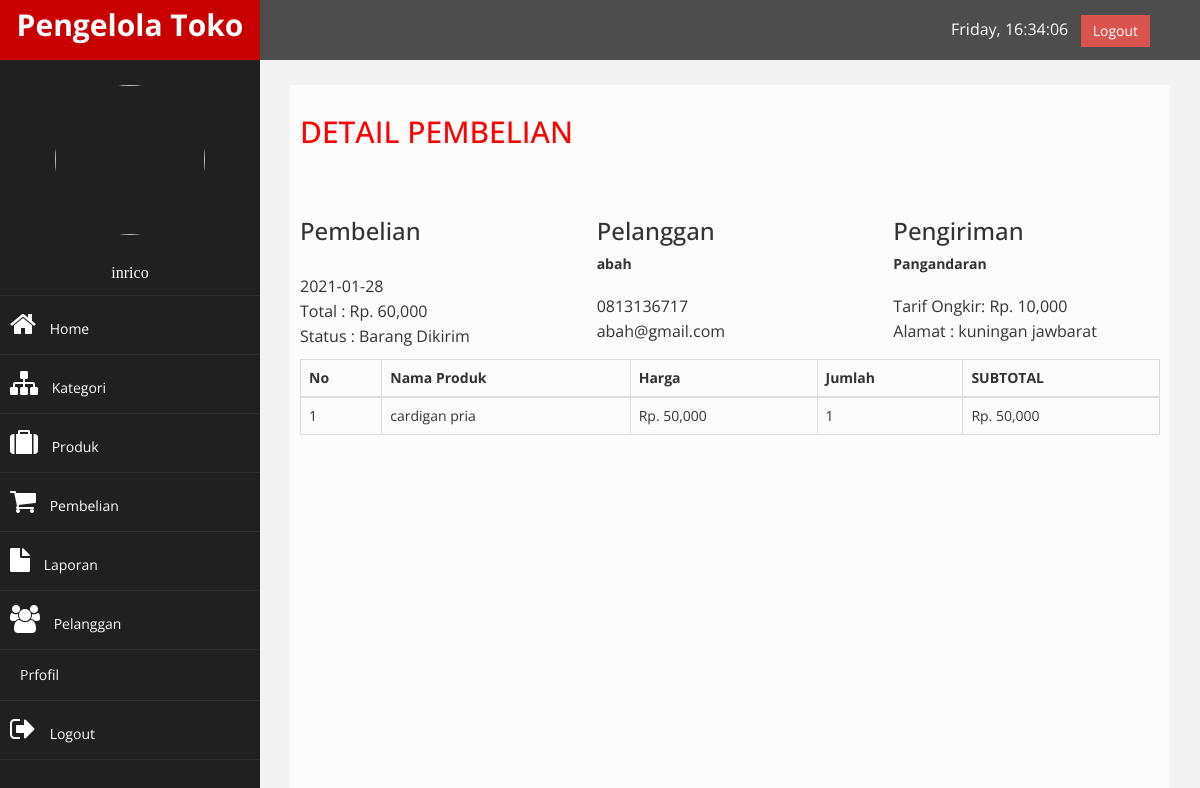
/admin/index.php?halaman=detail&id=39 (signed in), run on the app's committed database.
### tables this page shows
CREATE TABLE `pembelian` (
  `id_pembelian` int(11) NOT NULL,
  `id_pelanggan` int(11) NOT NULL,
  `tanggal_pembelian` date NOT NULL,
  `total_pembelian` int(11) NOT NULL,
  `id_ongkir` int(11) NOT NULL,
  `nama_kota` varchar(100) NOT NULL,
  `tarif` int(11) NOT NULL,
  `alamat_rumah` varchar(100) NOT NULL,
  `status_pembelian` varchar(50) NOT NULL DEFAULT 'pending',
  `resi_pengiriman` varchar(50) NOT NULL
);

CREATE TABLE `pelanggan` (
  `id_pelanggan` int(11) NOT NULL,
  `email_pelanggan` varchar(100) NOT NULL,
  `password_pelanggan` varchar(250) NOT NULL,
  `nama_pelanggan` varchar(100) NOT NULL,
  `telepon_pelanggan` varchar(15) NOT NULL
);

CREATE TABLE `pembelian_produk` (
  `id_pembelian_produk` int(11) NOT NULL,
  `id_pembelian` int(11) NOT NULL,
  `id_produk` int(11) NOT NULL,
  `nama` varchar(100) NOT NULL,
  `harga` int(100) NOT NULL,
  `berat` float NOT NULL,
  `sub_berat` int(11) NOT NULL,
  `sub_harga` int(11) NOT NULL,
  `jumlah` int(11) NOT NULL
);

CREATE TABLE `produk` (
  `id_produk` int(11) NOT NULL,
  `id_kategori` int(11) NOT NULL,
  `nama_produk` varchar(100) NOT NULL,
  `harga_produk` int(11) NOT NULL,
  `berat_produk` float NOT NULL,
  `foto_produk` varchar(100) NOT NULL,
  `deskripsi_produk` text NOT NULL,
  `stok_produk` int(15) NOT NULL
);

### admin/detail.php (the view, shortened to what this page needs)
<?php
$ambil = $conn-> query("SELECT * FROM pembelian JOIN pelanggan ON pembelian.id_pelanggan=pelanggan.id_pelanggan WHERE pembelian.id_pembelian='$_GET[id]'");
$detail = $ambil-> fetch_assoc();
?>
<!DOCTYPE html>
<html lang="en">
<head>
</head>
<body>
<h2>DETAIL PEMBELIAN</h2><br><br>
    <div class="row">
        <div class="col-md-4">
            <h3>Pembelian</h3>
            <p>
                <?= $detail["tanggal_pembelian"]; ?><br>
                Total : Rp. <?= number_format($detail["total_pembelian"]); ?><br>
                Status : <?= $detail["status_pembelian"]; ?>
            </p>
        </div>
        <div class="col-md-4">
            <h3>Pelanggan</h3>
            <strong><?= $detail["nama_pelanggan"]; ?></strong>
            <p>
            <?= $detail["telepon_pelanggan"]; ?><br>
            <?= $detail["email_pelanggan"]; ?>
            </p>
        </div>
        <div class="col-md-4">
            <h3>Pengiriman</h3>
            <strong><?= $detail["nama_kota"]; ?></strong><br>
            <p>
            Tarif Ongkir: Rp. <?= number_format($detail["tarif"]); ?><br>
            Alamat : <?= $detail["alamat_rumah"]; ?>
            </p>
        </div>
    </div>
    <table class="table table-bordered">
        <thead>
            <tr>
                <th>No</th>
                <th>Nama Produk</th>
                <th>Harga</th>
                <th>Jumlah</th>
                <th>SUBTOTAL</th>
            </tr>
        </thead>
        <tbody>
        <?php $i=1; ?>
        <?php $ambil= $conn->query("SELECT * FROM pembelian_produk JOIN produk ON
        pembelian_produk.id_produk=produk.id_produk WHERE pembelian_produk.id_pembelian='$_GET[id]'");?>
        <?php while($pecah = $ambil->fetch_assoc()){?>
        <?php $total= $pecah["harga_produk"] * $pecah["jumlah"];
        $harga = $pecah["harga_produk"];
        $rupiah = number_format($harga,0);
        $bil = number_format($total,0); ?>
            <tr>
                <td><?= $i;?></td>
                <td><?= $pecah["nama_produk"];?></td>
                <td>Rp. <?= $rupiah?></td>
                <td><?= $pecah["jumlah"];?></td>
                <td>Rp. <?= $bil?></td>
            </tr>
             <?php $i++ ?>
        <?php } ?>
        </tbody>
    </table>
</html>

### admin/assets/css/custom.css (style rules this page uses)
body { font-family: 'Open Sans', sans-serif; }
h2 { color: #f00; }
p { font-size:16px; line-height:25px; padding-top:20px; }

### data on the page
pembelian: tanggal_pembelian "2021-01-28", total_pembelian "60,000", status_pembelian "Barang Dikirim", id_pelanggan.nama_pelanggan "abah", id_pelanggan.telepon_pelanggan "0813136717", id_pelanggan.email_pelanggan "abah@gmail.com", nama_kota "Pangandaran", tarif "10,000", alamat_rumah "kuningan jawbarat"
pembelian_produk: id_produk.nama_produk "cardigan pria", id_produk.harga_produk "50,000", jumlah "1", bil "50,000"

### other printed values
$_SESSION["admin"]["nama_lengkap"] "inrico"
